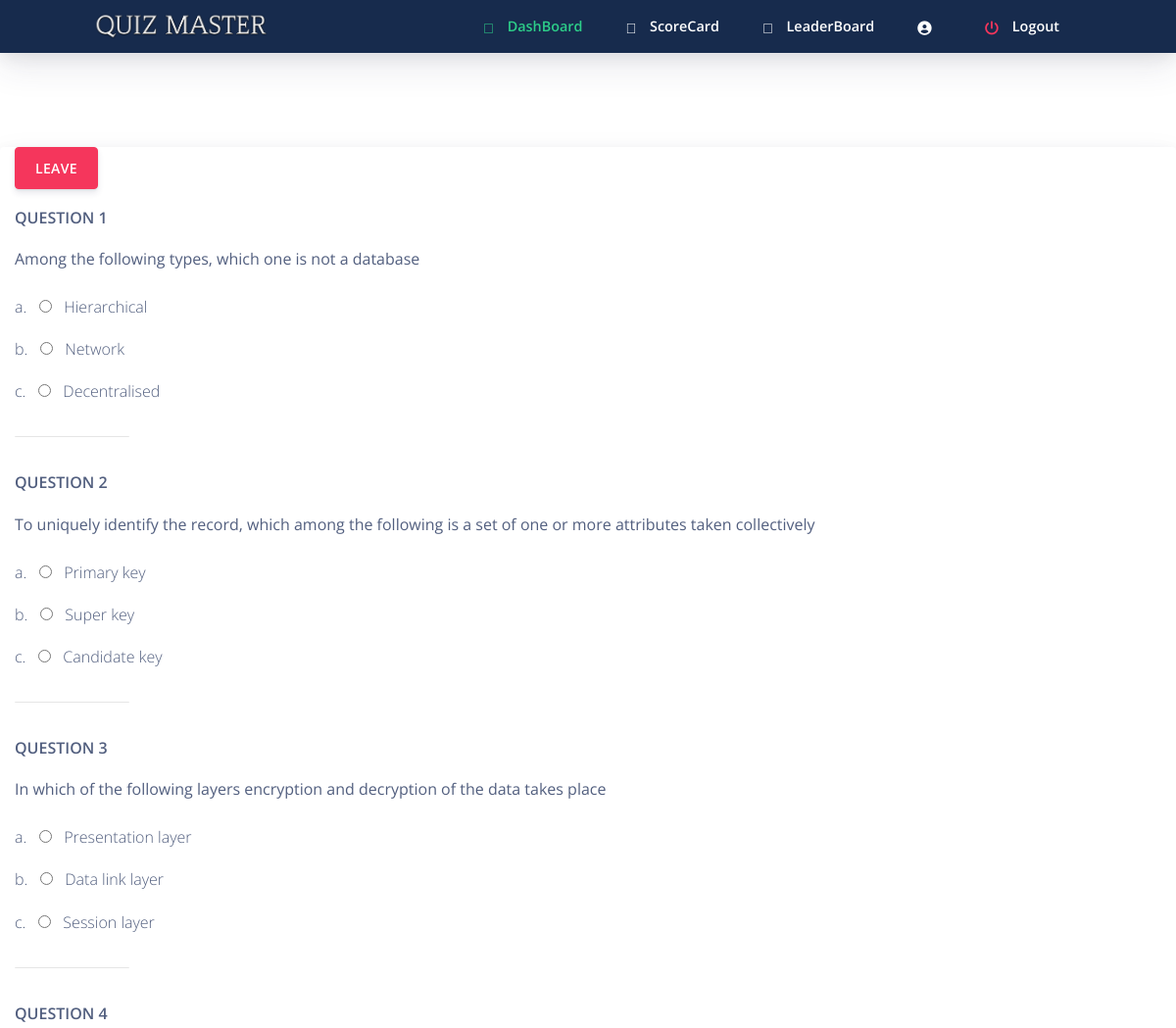
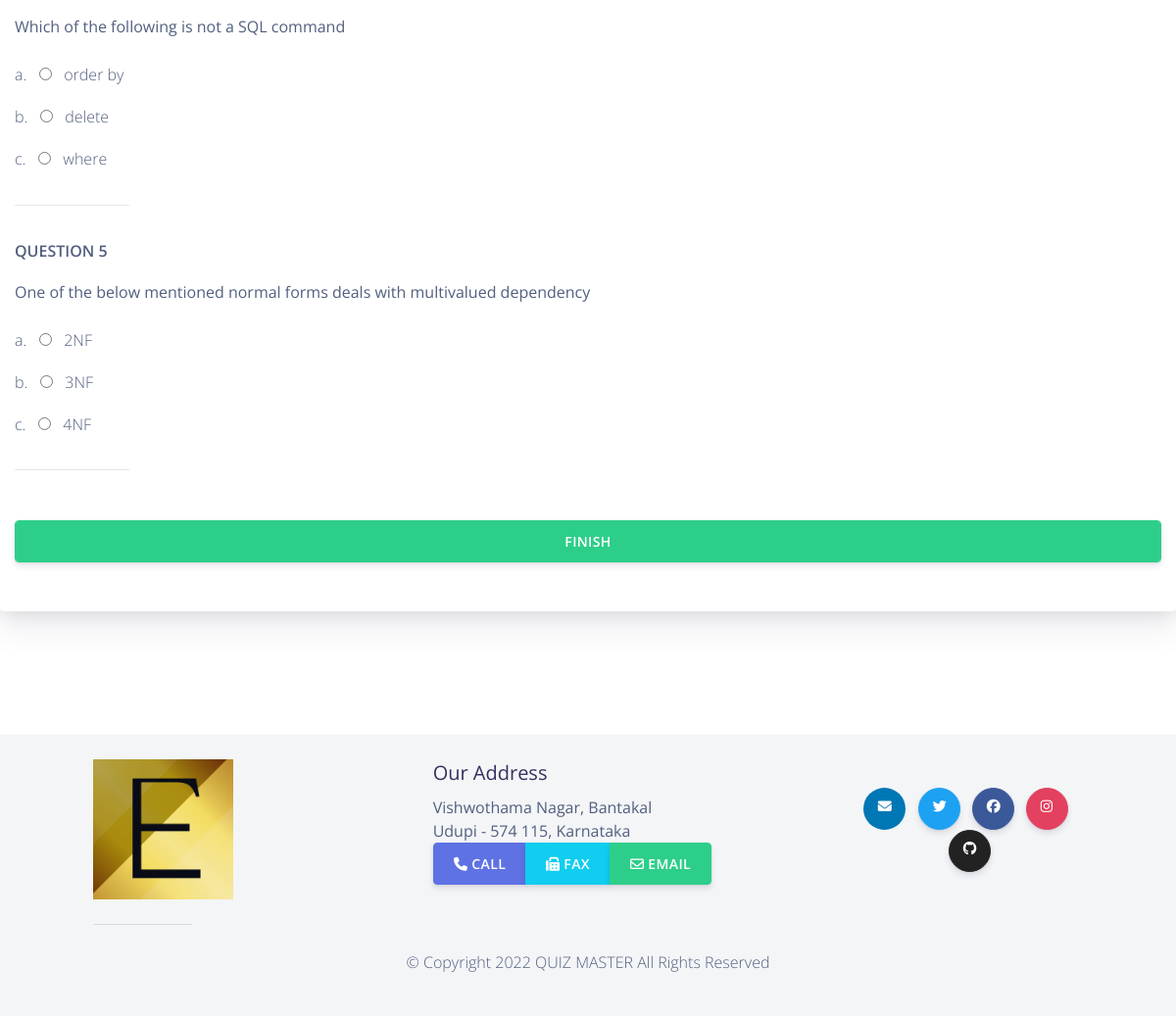
Page /student/quiz.php?quizcode=SMV-ITM-UID on the committed database (2 pictures, top to bottom).
### tables this page shows
CREATE TABLE `quizquestion` (
  `quizQuestionID` int(11) NOT NULL,
  `questionName` varchar(255) NOT NULL,
  `answer1` varchar(255) NOT NULL,
  `answer2` varchar(255) NOT NULL,
  `asnwer3` varchar(255) NOT NULL,
  `quizID` int(11) NOT NULL,
  `correctAnswer` varchar(255) NOT NULL,
  `questionType` varchar(10) NOT NULL
);

### student/quiz.php (the view, shortened to what this page needs)
<html>
<?php require ("header.php");?>
<?php
require_once 'sql.php';
$SID = $_SESSION['studentID'];
 $sql = "SELECT * FROM student where studentID = '{$SID}'";
 $res = mysqli_query($conn,$sql);
    if ($res == true) {
        global $sname;
    }
$code = $_GET['quizcode'];
$sql = "SELECT * FROM `quiz` q
        JOIN `quizquestion`  qq
        ON q.quizID = qq.quizID
        WHERE quizcode = '$code'";
$result1 = $conn->query($sql);
?>
  <body class="bg-white" id="top">
    <nav
      id="navbar-main"
      class="
        navbar navbar-main navbar-expand-lg
        bg-default
        navbar-light
        position-sticky
        top-0
        shadow
        py-0
      "
    >
      <div class="container">
        <ul class="navbar-nav navbar-nav-hover align-items-lg-center">
          <li class="nav-item dropdown">
            <a href="index.php" class="navbar-brand mr-lg-5 text-white">
                               <img src="../assets/img/navbar.png" />
            </a>
          </li>
        </ul>
        <div class="navbar-collapse collapse bg-default" id="navbar_global">
          <ul class="navbar-nav align-items-lg-center ml-auto">
				 <li class="nav-item">
              <a href="home.php" class="nav-link">
                <span class="text-success nav-link-inner--text font-weight-bold"
                  ><i class="text-success fad fa-home"></i> DashBoard</span
                >
              </a>
            </li>
			 <li class="nav-item">
              <a href="scorecard.php" class="nav-link">
                <span class="text-white nav-link-inner--text font-weight-bold"
                  ><i class="text-white fad fa-poll"></i> ScoreCard</span
                >
              </a>
            </li>
			 <li class="nav-item">
              <a href="leaderboard.php" class="nav-link">
                <span class="text-white nav-link-inner--text font-weight-bold"
                  ><i class="text-white fad fa-award"></i> LeaderBoard</span
                >
              </a>
            </li>
			 <li class="nav-item">
              <a href="profile.php" class="nav-link">
                <span class="text-white nav-link-inner--text font-weight-bold"
                  ><i class="text-white fas fa-user-circle"></i> <?php echo $sname ?></span
                >
              </a>
            </li>
		   <li class="nav-item">
              <a href="logout.php" class="nav-link">
                <span class="text-white nav-link-inner--text font-weight-bold"
                  ><i class="text-danger fas fa-power-off"></i> Logout</span
                >
              </a>
            </li>
          </ul>
        </div>
      </div>
    </nav>
  <section class="section section-shaped section-lg">
    <div class="shape shape-style- shape-primry">
    </div>
<div class="container-fluid card">
            <div class="leave-btn">
                <a href="home.php"><button class="btn pull-right btn-danger">LEAVE</button></a>
            </div>
            <?php
            if($result1-> num_rows > 0) {
                $index = 1;
                while ($row = $result1-> fetch_assoc()) { ?>
            <div data-repeater-list="group-a"class="question-details">
             <div data-repeater-item class="repeater-container">
                <p id="questName" class="font-weight-bold" >QUESTION <?php echo $index;?></p>
                <div class="question">
                <?php echo $row['questionName'];?>
                </div>
                <div class="answer">
                          <textarea rows="3" cols="50" id="answer" class="form-control" name="answer[<?php echo $index?>]" id="answer" required></textarea><?php
                    if($row["questionType"] == "radio")
                    {
                        ?><br>
                        <p>a. &nbsp <input type="radio" id="answer"  name="answer[<?php echo $index?>]" value="<?php echo $row['answer1']?>"> &nbsp <?php echo $row['answer1']?></p>
                        <p>b. &nbsp <input type="radio" id="answer"  name="answer[<?php echo $index?>]" value="<?php echo $row['answer2']?>"> &nbsp <?php echo $row['answer2']?></p>
                        <p>c. &nbsp <input type="radio" id="answer"  name="answer[<?php echo $index?>]" value="<?php echo $row['asnwer3']?>"> &nbsp <?php echo $row['asnwer3']?></p>
						<hr><?php
                    }
                   ?>
                </div>
                </div>
                <?php
                $index++;}
                } ?>
                <div class="leave-btn" style="margin:50px 0px">
                <input type="submit" name="submit" class="form-control btn btn-success" value="FINISH" >
               </div>
            </div>
    </div>
</section>
    <?php require("footer.php");?>
</body>
</html>

### student/header.php (shortened to what this page needs)
<head>
	<link rel="stylesheet" href="https://stackpath.bootstrapcdn.com/bootstrap/4.3.1/css/bootstrap.min.css"
>
	<link rel="stylesheet" href="https://pro.fontawesome.com/releases/v5.10.0/css/all.css"
/>
  <link href="https://use.fontawesome.com/releases/v5.0.6/css/all.css" rel="stylesheet">
  <link rel="stylesheet" href="../assets/css/creativetim.min.css" type="text/css">
</head>

### student/footer.php (shortened to what this page needs)
<footer class="footer">
       <div class="container">
                   <div class="row">
               <div class="col-4 col-md-2   align-self-center">
                   <img class="align-text-center img-fluid"  src="../assets/img/logo.png" />
               </div>
               <div class="offset-sm-2 col-5 ">
                   <h5>Our Address</h5>
                   <address>
	              Vishwothama Nagar, Bantakal<br>
	              Udupi - 574 115, Karnataka<br>
	              <div class="btn-group text-center" role="group">
                   <a role="button" class="btn btn-primary" href="tel:+919448936339"><i class="fa fa-phone"></i> Call</a>
                   <a role="button" class="btn btn-info" href="tel:+918233294006"> <i class="fa fa-fax"></i> Fax</a>
                   <a role="button" class="btn btn-success" href="mailto:info@sode-edu.in"> <i class="fa fa-envelope-o"></i> Email</a>
               </div>
	           </address>
               </div>
               <div class="col-12 col-md-3 align-self-center">
           <div class="social-network  text-center">
      <button target="_blank" href="/" rel="nofollow" class="btn btn-icon-only btn-linkedin rounded-circle" data-toggle="tooltip" data-original-title="Mail Us">
           <span class="btn-inner--icon"><i class="fas fa-envelope"></i></span>
         </button>
         <button target="_blank" href="/" rel="nofollow" class="btn btn-icon-only btn-twitter rounded-circle" data-toggle="tooltip" data-original-title="Follow us">
           <span class="btn-inner--icon"><i class="fab fa-twitter"></i></span>
         </button>
         <button target="_blank" href="/" rel="nofollow" class="btn-icon-only rounded-circle btn btn-facebook" data-toggle="tooltip" data-original-title="Like us">
           <span class="btn-inner--icon"><i class="fab fa-facebook"></i></span>
         </button>
         <button target="_blank" href="/" rel="nofollow" class="btn btn-icon-only btn-instagram rounded-circle" data-toggle="tooltip" data-original-title="Follow us">
           <span class="btn-inner--icon"><i class="fab fa-instagram "></i></span>
         </button>
         <button target="_blank" href="/" rel="nofollow" class="btn btn-icon-only btn-github rounded-circle" data-toggle="tooltip" data-original-title="Star on Github">
           <span class="btn-inner--icon"><i class="fab fa-github"></i></span>
         </button>
			</div>
			</div>
          </div>
	   <hr>
          <div class="row justify-content-center">
                    <div class="col-auto">
                   <p>&copy; Copyright 2022 QUIZ MASTER All Rights Reserved </p>
               </div>
          </div>
       </div>
   </footer>

### rows in the picture
quizquestion: questionName "Among the following types, which one is not a database", answer1 "Hierarchical", answer2 "Network", asnwer3 "Decentralised"
quizquestion: questionName "To uniquely identify the record, which among the following is a set of one or more attributes taken collectively", answer1 "Primary key", answer2 "Super key", asnwer3 "Candidate key"
quizquestion: questionName "In which of the following layers encryption and decryption of the data takes place", answer1 "Presentation layer", answer2 "Data link layer", asnwer3 "Session layer"
quizquestion: questionName "Which of the following is not a SQL command", answer1 "order by", answer2 "delete", asnwer3 "where"
quizquestion: questionName "One of the below mentioned normal forms deals with multivalued dependency", answer1 "2NF", answer2 "3NF", asnwer3 "4NF"
